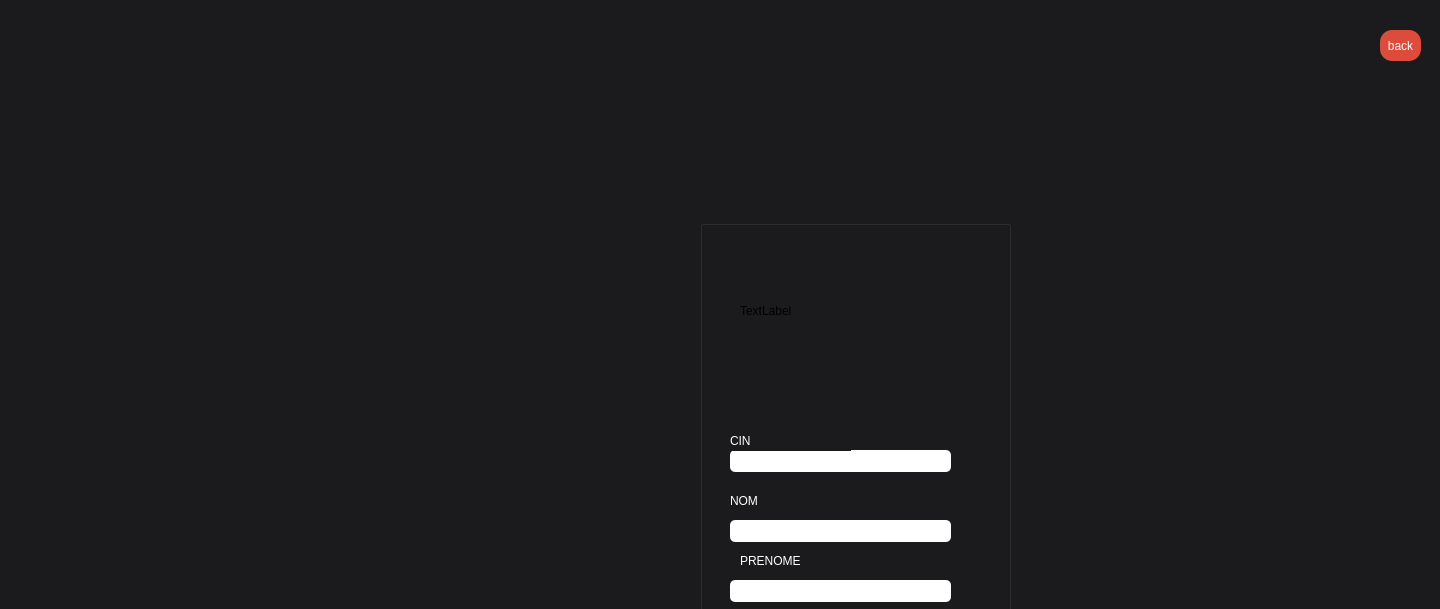
<?xml version="1.0" encoding="UTF-8"?>
<ui version="4.0">
 <class>supprission</class>
 <widget class="QDialog" name="supprission">
  <property name="geometry">
   <rect>
    <x>0</x>
    <y>0</y>
    <width>1440</width>
    <height>609</height>
   </rect>
  </property>
  <property name="windowTitle">
   <string>Dialog</string>
  </property>
  <property name="styleSheet">
   <string notr="true">background-color:#1b1a1c;</string>
  </property>
  <widget class="QPushButton" name="pushButton_3">
   <property name="geometry">
    <rect>
     <x>710</x>
     <y>620</y>
     <width>141</width>
     <height>31</height>
    </rect>
   </property>
   <property name="styleSheet">
    <string notr="true">background-color:#b6393a;
color:#fff;
border-radius:12px;
font-size:22px;</string>
   </property>
   <property name="text">
    <string>SUPPRIMER</string>
   </property>
  </widget>
  <widget class="QPushButton" name="pushButton">
   <property name="geometry">
    <rect>
     <x>860</x>
     <y>620</y>
     <width>151</width>
     <height>31</height>
    </rect>
   </property>
   <property name="styleSheet">
    <string notr="true">background-color:#cc7200;
color:#fff;
border-radius:12px;
font-size:22px;</string>
   </property>
   <property name="text">
    <string>ANNULER</string>
   </property>
  </widget>
  <widget class="QGroupBox" name="groupBox">
   <property name="geometry">
    <rect>
     <x>700</x>
     <y>220</y>
     <width>311</width>
     <height>391</height>
    </rect>
   </property>
   <property name="title">
    <string/>
   </property>
   <widget class="QLineEdit" name="lineEdit_3">
    <property name="geometry">
     <rect>
      <x>30</x>
      <y>300</y>
      <width>221</width>
      <height>22</height>
     </rect>
    </property>
    <property name="styleSheet">
     <string notr="true">
  border: 2px solid #ccc;
  border-radius: 5px;
  font-size: 16px;
  background-color:#fff;
  width: 100%;
border:none;
</string>
    </property>
   </widget>
   <widget class="QLineEdit" name="lineEdit_4">
    <property name="geometry">
     <rect>
      <x>30</x>
      <y>360</y>
      <width>221</width>
      <height>22</height>
     </rect>
    </property>
    <property name="styleSheet">
     <string notr="true">
  border: 2px solid #ccc;
  border-radius: 5px;
  font-size: 16px;
  background-color:#fff;
  width: 100%;
border:none;</string>
    </property>
   </widget>
   <widget class="QLabel" name="label_7">
    <property name="geometry">
     <rect>
      <x>30</x>
      <y>270</y>
      <width>121</width>
      <height>21</height>
     </rect>
    </property>
    <property name="styleSheet">
     <string notr="true">color:#fff;
</string>
    </property>
    <property name="text">
     <string>NOM</string>
    </property>
   </widget>
   <widget class="QLabel" name="label_8">
    <property name="geometry">
     <rect>
      <x>40</x>
      <y>330</y>
      <width>121</width>
      <height>21</height>
     </rect>
    </property>
    <property name="styleSheet">
     <string notr="true">color:#fff;
</string>
    </property>
    <property name="text">
     <string>PRENOME</string>
    </property>
   </widget>
   <widget class="QLabel" name="label">
    <property name="geometry">
     <rect>
      <x>40</x>
      <y>10</y>
      <width>191</width>
      <height>161</height>
     </rect>
    </property>
    <property name="text">
     <string>TextLabel</string>
    </property>
   </widget>
   <widget class="QLineEdit" name="lineEdit_5">
    <property name="geometry">
     <rect>
      <x>30</x>
      <y>230</y>
      <width>221</width>
      <height>22</height>
     </rect>
    </property>
    <property name="styleSheet">
     <string notr="true">
  border: 2px solid #ccc;
  border-radius: 5px;
  font-size: 16px;
  background-color:#fff;
  width: 100%;
border:none;</string>
    </property>
   </widget>
   <widget class="QLabel" name="label_9">
    <property name="geometry">
     <rect>
      <x>30</x>
      <y>210</y>
      <width>121</width>
      <height>21</height>
     </rect>
    </property>
    <property name="styleSheet">
     <string notr="true">color:#fff;
</string>
    </property>
    <property name="text">
     <string>CIN</string>
    </property>
   </widget>
  </widget>
  <widget class="QPushButton" name="pushButton_6">
   <property name="geometry">
    <rect>
     <x>1380</x>
     <y>30</y>
     <width>41</width>
     <height>31</height>
    </rect>
   </property>
   <property name="styleSheet">
    <string notr="true">background-color:#dd4b3a;
color:#fff;
border-radius:12px;</string>
   </property>
   <property name="text">
    <string>back</string>
   </property>
  </widget>
 </widget>
 <resources/>
 <connections/>
</ui>
